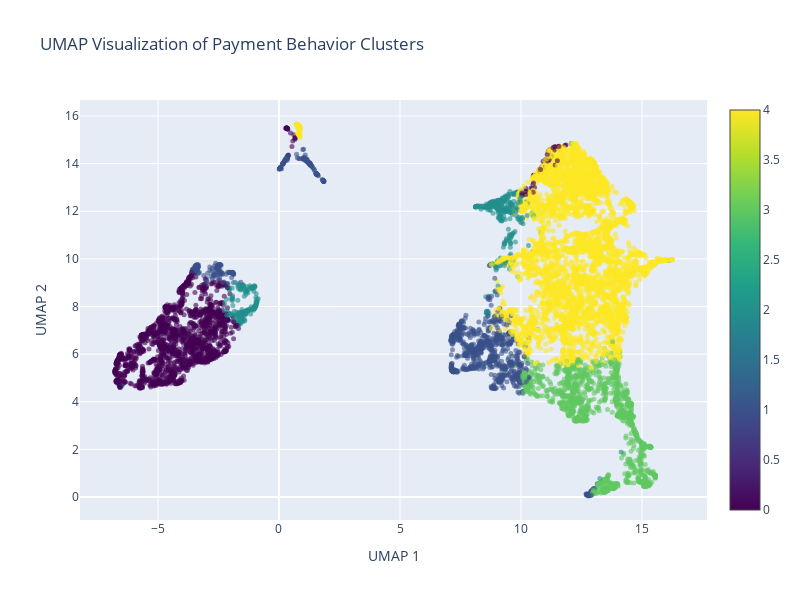

The notebook cell saved with this chart:
### Markdown cell above
### 🔍 **Visualization Results Analysis**

[🔝 Back to Table of Contents](#📋-table-of-contents)

#### 📊 **PCA Analysis**
- **Variance Explained**: 49.7% in first 2 components
- **Separation Quality**: Significant cluster overlap, especially Cluster 4
- **Limitation**: Linear reduction struggles with complex behavioral patterns

#### 🎯 **t-SNE Analysis** 
- **Separation Quality**: Superior cluster boundaries with distinct groups
- **Cluster Formation**: Each segment forms cohesive, well-separated regions
- **Pattern Discovery**: Reveals non-linear relationships in customer behavior

#### 🚀 **UMAP Analysis (Best Performance)**
- **Separation Quality**: Optimal cluster definition with minimal overlap
- **Size Representation**: Cluster 4's large area matches its 48.6% customer share
- **Behavioral Continuity**: Smooth transitions suggest related customer behaviors

### 💼 **Business Validation Insights**

**✅ Genuine Behavioral Segments**: The clear separation in advanced visualizations confirms customer segments represent **authentic behavioral groups**, not statistical artifacts.

**🎯 Non-linear Behavior Patterns**: Poor PCA separation combined with excellent t-SNE/UMAP results indicates customer behaviors follow complex, non-linear patterns that require sophisticated analysis.

**📊 Strategic Validation**: Customers truly exist in discrete behavioral categories rather than on simple linear spectrums, validating the targeted segmentation approach.

### Code cell
umap_coords = visualizer.create_umap_visualization(X_scaled, cluster_labels)

### Figure 1 — Plotly figure (JSON) as saved in the notebook; plotly's stock layout.template omitted (floating-point values rounded to 4 significant figures; data arrays with more than 128 entries replaced by an {"elided": "..."} marker saying what was removed)
{"data": [{"hoverinfo": "text", "marker": {"color": {"elided": "8950 int values"}, "colorscale": [[0, "#440154"], [0.1111, "#482878"], [0.2222, "#3e4989"], [0.3333, "#31688e"], [0.4444, "#26828e"], [0.5556, "#1f9e89"], [0.6667, "#35b779"], [0.7778, "#6ece58"], [0.8889, "#b5de2b"], [1, "#fde725"]], "opacity": 0.6, "showscale": true, "size": 5}, "mode": "markers", "text": {"elided": "8950 float values"}, "type": "scatter", "x": {"elided": "8950 float values"}, "y": {"elided": "8950 float values"}}], "layout": {"height": 600, "title": {"text": "UMAP Visualization of Payment Behavior Clusters"}, "width": 800, "xaxis": {"title": {"text": "UMAP 1"}}, "yaxis": {"title": {"text": "UMAP 2"}}}}
